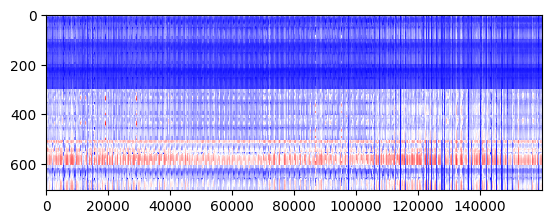

Generate this figure with Python:
from matplotlib import pyplot as plt
import pylab
import numpy as np
import xarray as xr

ds = xr.open_dataset("/home/pl5189/github/sat_decomp/Murrumbidgee_near_Bundure__MUR_B3.nc")
ds = ds.isel(x=slice(400,800), y=slice(0,400))

ds = ds.where((ds.nbart_blue - ds.nbart_blue.quantile(0.25, dim='time'))<1000)
ds = ds.isel(time=(np.count_nonzero(~np.isnan(ds.nbart_blue.values), axis=(1,2)))>400*400*.66)
ds = ds.rolling(time=7, min_periods=3, center=True).median()
ds = ds.reindex({"time": ds.time})
ds = ds.interpolate_na(dim='time', method='nearest', fill_value='extrapolate')

stack = np.empty((0,400,400))

for i, band in enumerate(ds):
    stack = np.append(stack, np.clip(ds[band].values / 1e4, 0, 1), axis=0)
    
stack = stack.reshape(-1, 400*400)

plt.imshow(stack, aspect=80, interpolation='none', cmap='bwr')

plt.savefig("fig2c.png", bbox_inches='tight')
